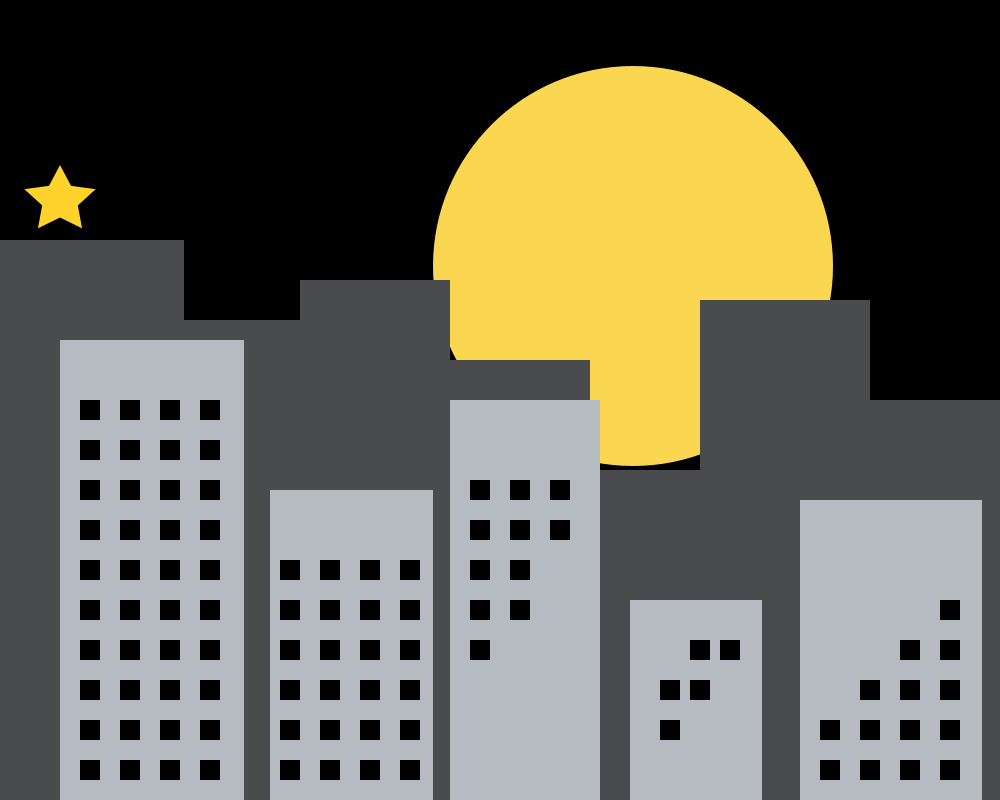
Frame 1 (no input)
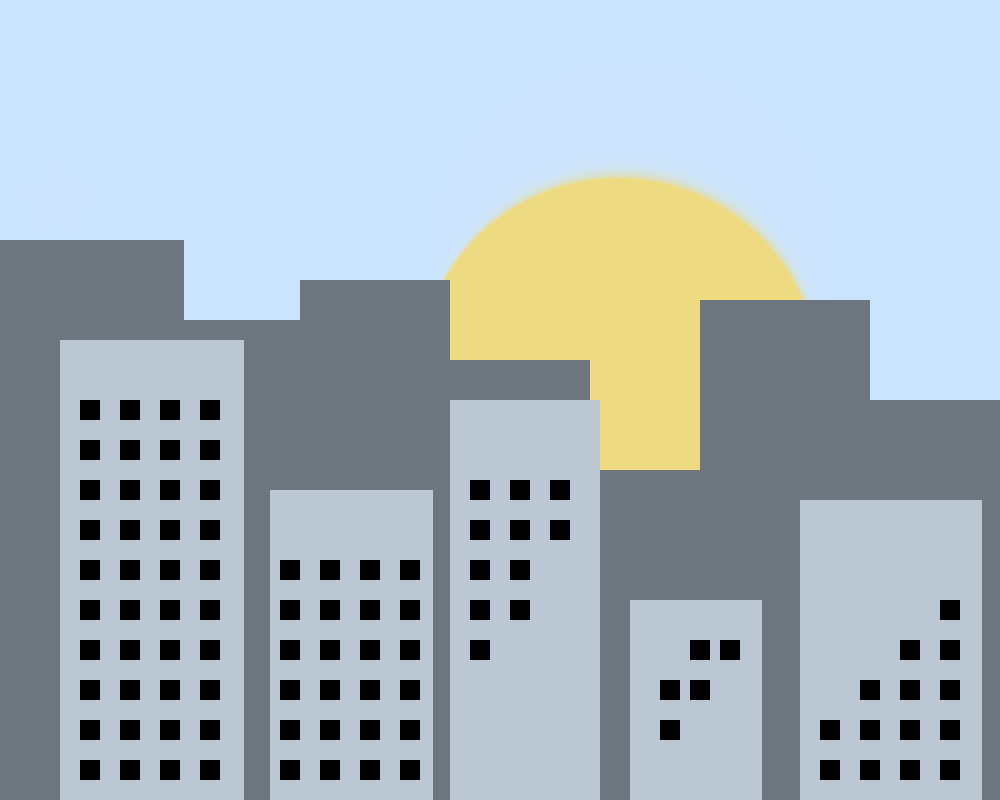
Frame 60 (the mouse pressed at the canvas centre just before this capture)
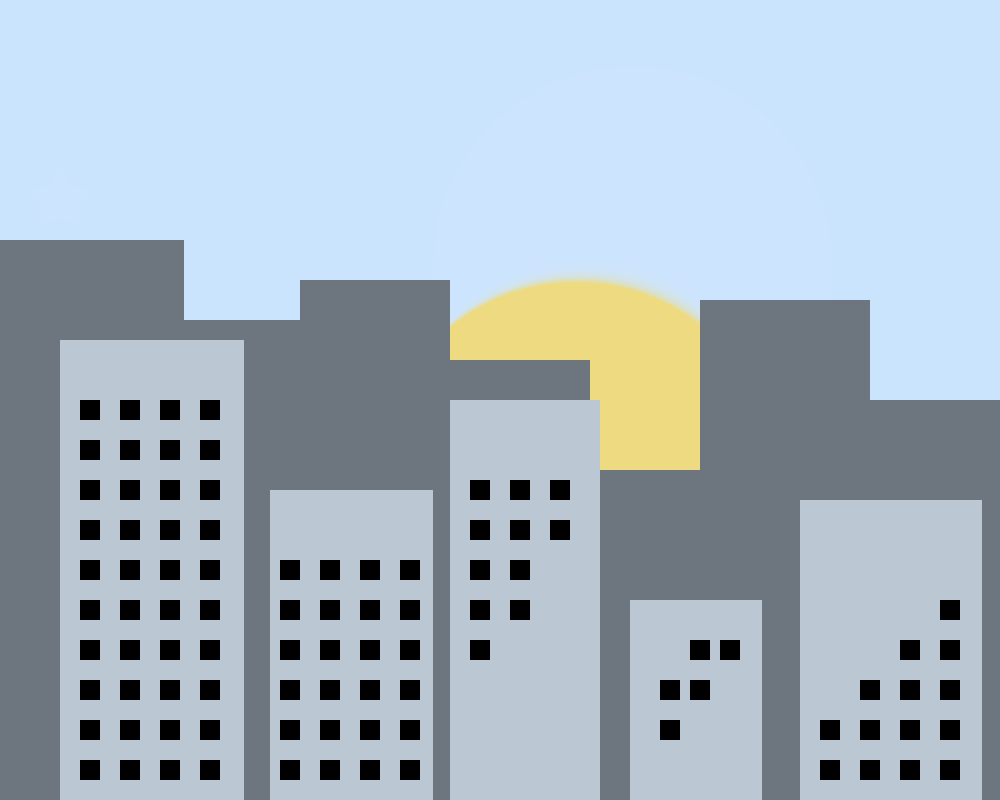
Frame 120 (the mouse held since frame 60 and released just before this capture)

The Processing sketch that drew these frames (run headless with seeded random() and noise(); from frame 60 on, the mouse is pressed at the canvas centre):

// Processing sketch: processing_60092
// ── processing_60092.pde



int value = 0;
float d,x,y,angle;

void setup( )
{
  size(1000, 800);
  background(0);
  smooth();

  noFill();

  
  fill(#FFD22C);
  noStroke();
  star(5, 60, 200, 75, 70, -PI / 2, 0.5); // -90 degrees

}


void star(int n, float cx, float cy, float r, float proportion)
{
  star(n, cx, cy, 2.0 * r, 2.0 * r, 0.0, proportion);
}

void star(int n, float cx, float cy, float w, float h,
  float startAngle, float proportion)
{
  if (n > 2)
  {
    float angle = TWO_PI/ (2 *n);  // twice as many sides
    float dw; // dra width
    float dh; // draw height
    
    w = w / 2.0;
    h = h / 2.0;
    
    beginShape();
    for (int i = 0; i < 2 * n; i++)
    {
      dw = w;
      dh = h;
      if (i % 2 == 1) // for odd vertices, use short radius
      {
        dw = w * proportion;
        dh = h * proportion;
      }
      vertex(cx + dw * cos(startAngle + angle * i),
        cy + dh * sin(startAngle + angle * i));
    }
   
    endShape(CLOSE);
 
  }
}
void draw() {
   
  float a,b;
   
  a = cos (radians (angle))*300 + width/3;
  b = sin (radians(angle)) *370 + height/3;
  fill (#FAD651);
  ellipse (a,b,400,400);
  angle += .3;
 

  
  //building at back
    noStroke();
  fill(#494B4D);//building1
  rect(0,240,184,800);
//building2
  rect(180,320,163,800);
  //building3
  rect(300,280,150,800);
 //building4
  rect(450,360,140,800);
 //building5
  rect(590,470,182,800);
  rect(700,300,170,800);
  rect(850,400,200,800);

 
 
 
  noStroke();
  fill(#B5BBC1);//building1
  rect(60,340,184,800);
 //building2
  rect(270,490,163,800);
  //building3
  rect(450,400,150,800);
  //building4
  rect(630,600,132,800);
 //building5
  rect(800,500,182,800);
 
 

   if (key=='2') {
     fill (0,d);
    rect (0,0, 1000,800);
  
    d=100;
  
  }
  else {
      
    x=-10;
    y=-10;
 fill (#CBE6FF, d);
  rect (0, 0, 1000,800);
      d=70;
  
}
  
 
 
  fill(value);
 
   //windows
  rect(80,400,20,20);//
  rect(120,400,20,20);
  rect(160,400,20,20);
  rect(200,400,20,20);
  rect(80,440,20,20);//
  rect(120,440,20,20);
  rect(160,440,20,20);
  rect(200,440,20,20);
  rect(80,480,20,20);//
  rect(120,480,20,20);
  rect(160,480,20,20);
  rect(200,480,20,20);
  rect(80,520,20,20);//7thfloor
  rect(120,520,20,20);
  rect(160,520,20,20);
  rect(200,520,20,20);
  rect(80,560,20,20);//
  rect(120,560,20,20);
  rect(160,560,20,20);
  rect(200,560,20,20);
  rect(80,600,20,20);//
  rect(120,600,20,20);
  rect(160,600,20,20);
  rect(200,600,20,20);
  rect(80,640,20,20);//
  rect(120,640,20,20);
  rect(160,640,20,20);
  rect(200,640,20,20);
  rect(80,680,20,20);//
  rect(120,680,20,20);
  rect(160,680,20,20);
  rect(200,680,20,20);
  rect(80,720,20,20);//
  rect(120,720,20,20);
  rect(160,720,20,20);
  rect(200,720,20,20);
  rect(80,760,20,20);//last floor
  rect(120,760,20,20);
  rect(160,760,20,20);
  rect(200,760,20,20);
   
  //2nd buiding
  
  rect(280,560,20,20);//
  rect(320,560,20,20);
  rect(360,560,20,20);
  rect(400,560,20,20);
  rect(280,600,20,20);//
  rect(320,600,20,20);
  rect(360,600,20,20);
  rect(400,600,20,20);
  rect(280,640,20,20);//
  rect(320,640,20,20);
  rect(360,640,20,20);
  rect(400,640,20,20);
  rect(280,680,20,20);//
  rect(320,680,20,20);
  rect(360,680,20,20);
  rect(400,680,20,20);
  rect(280,720,20,20);//
  rect(320,720,20,20);
  rect(360,720,20,20);
  rect(400,720,20,20);
  rect(280,760,20,20);//last floor
  rect(320,760,20,20);
  rect(360,760,20,20);
  rect(400,760,20,20);
   
  //3rd builgind
   rect(470,480,20,20);//
  rect(510,480,20,20);
  rect(550,480,20,20);
  rect(470,520,20,20);//7thfloor
  rect(510,520,20,20);
  rect(550,520,20,20);
  rect(470,560,20,20);//
  rect(510,560,20,20);
  rect(470,600,20,20);//
  rect(510,600,20,20);
  rect(470,640,20,20);//
  rect(120,640,20,20);
  rect(160,640,20,20);
  rect(200,640,20,20);
  rect(80,680,20,20);//
  rect(120,680,20,20);
  rect(160,680,20,20);
  rect(200,680,20,20);
  rect(80,720,20,20);//
  rect(120,720,20,20);
  rect(160,720,20,20);
  rect(200,720,20,20);
  rect(80,760,20,20);//last floor
  rect(120,760,20,20);
  rect(160,760,20,20);
  rect(200,760,20,20);
  //4th building
    rect(690,640,20,20);//
  rect(720,640,20,20);
  rect(660,680,20,20);
  rect(690,680,20,20);
  rect(660,720,20,20);//
  //5th building
  rect(940,600,20,20);//
  rect(940,640,20,20);
  rect(900,640,20,20);
  rect(940,680,20,20);//
  rect(900,680,20,20);
  rect(860,680,20,20);
  rect(940,720,20,20);//
  rect(900,720,20,20);
  rect(860,720,20,20);
  rect(820,720,20,20);
  rect(940,760,20,20);//last floor
  rect(900,760,20,20);
  rect(860,760,20,20);
  rect(820,760,20,20);
   
   
  } 
 
void mouseReleased() {
 
  if(value == #FFE200) {
 
    value = 0;
 
  } else {
 
    value = #FFE200;
     
  }
 
 
 
}
